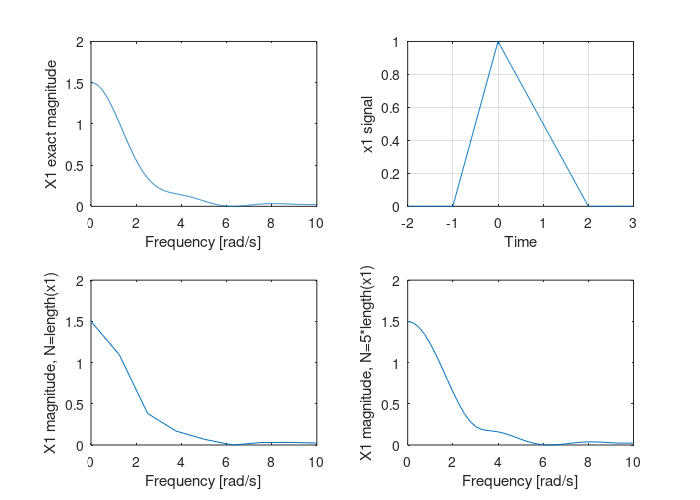
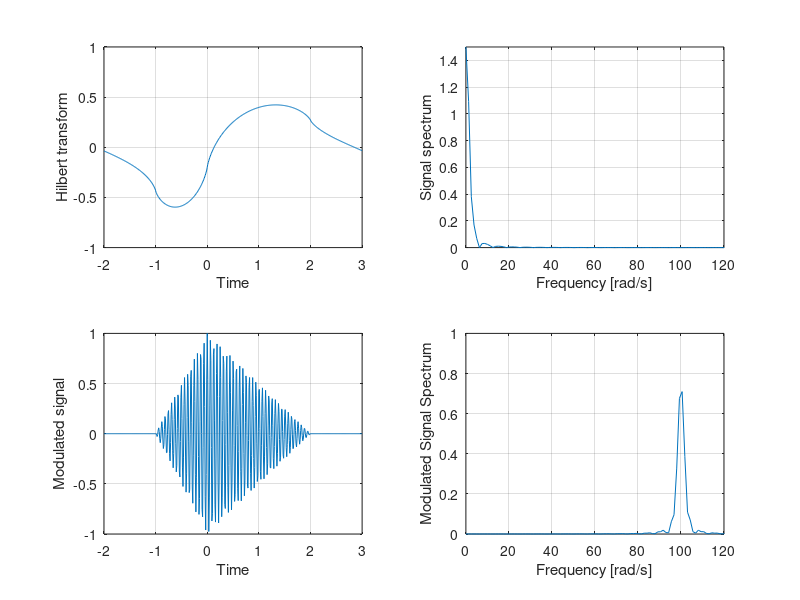

Here is the MATLAB script that generated these plots, in order: (Note: this script raises an error after producing the figures.)
paper_size = [7 5];
set (gcf, 'paperunits', 'inches');
set (gcf, 'papertype', '<custom>');
set (gcf, 'papersize', paper_size);
set (gcf, 'paperposition', [0, 0, paper_size]);

%% 1
w = 0.01:0.01:10;;;
Ts = 0.01;
X1exact = (exp(1i*0.5*w).*sinc(w/(2*pi)) ...
    -exp(-1i*w).*sinc(w/pi))./(1i*w);

t0=-2:Ts:-Ts-1;
t1=-1:Ts:-Ts;
t2=0:Ts:2;
t3=2+Ts:Ts:3;
t = [t0,t1,t2,t3];

x1 = [zeros(1,100), t1+1, 1-0.5*t2, zeros(1,100)];

N1 = length(x1);
X1N1 = Ts*fft(x1,N1);

k1 = 0:1:N1/2-1; %% fftindex
w1 = (2*pi*k1/N1)/Ts; %% fftfrequencies.

N2 = 5*length(x1); X1N2 = Ts*fft(x1,N2);
k2 = 0:1:N2/2-1; w2 = (2*pi*k2/N2)/Ts;

% input signal, exact fft, and matlab fft.
figure(1);
subplot(2,2,1);
plot(w,X1exact);
ylabel('X1 exact magnitude');
xlabel('Frequency [rad/s]');

subplot(2,2,2);
plot(t, x1); grid; 
ylabel('x1 signal');
xlabel('Time');

subplot(2,2,3);
plot(w1, abs(X1N1(1:N1/2))); axis([0, 10, 0, 2]);
xlabel('Frequency [rad/s]');
ylabel('X1 magnitude, N=length(x1)');

subplot(2,2,4);
plot(w2, abs(X1N2(1:N2/2))); axis([0, 10, 0, 2]);
xlabel('Frequency [rad/s]');
ylabel('X1 magnitude, N=5*length(x1)');

print ('-dpng', sprintf('ss4_%d.png',1 ))

%%%%%%%%%%%%%%%%%%%%%%%%%%%%%%%%%%%%%%%%%%%
%% 2
%

%???
wc = 100; fc = wc/(2*pi);
fs = 1/Ts;

hx1 = imag(hilbert(x1));
x1mod=x1.*cos(wc*t);
N=length(x1mod) - 1; 
X1= Ts*fft(x1,N); 
X1mod=Ts*fft( x1mod, N);

k = 0:1:N/2-1; 
w = (2*pi*k/N)/Ts;

figure(2);
subplot(2,2,1);
plot(t,hx1);
grid; axis([-2,3,-1,1]);
xlabel('Time'); ylabel('Hilbert transform');

subplot(2,2,2);
plot(w, abs(X1(1:N/2)));
grid; axis([0 120 0 1.5]);
xlabel('Frequency [rad/s]'); ylabel('Signal spectrum');

subplot(2,2,3);
plot(t,x1mod);
grid; % axis([1 ???    
xlabel('Time'); ylabel('Modulated signal');

subplot (2,2,4);
plot(w, abs(X1mod(1:N/2))); grid; 
axis([0 120 0 1]);
xlabel('Frequency [rad/s]'); ylabel('Modulated Signal Spectrum');

print ('-dpng', sprintf('ss4_%d.png',2 ))

%%%%%%%%%%%%%%%%%%%%%%%%%%%%%%%%%%%%%%%%%
%% 3
%

x1modSSB=modulate(x1,fc,fs,'amssb');
X1modSSB=Ts*fft(x1modSSB,N);

figure(3);
subplot(211);
plot(w, abs(X1modSSB(1:N/2))); %???
xlabel('Frequency [rad/s]');
ylabel('XmodSSB signal spectrum');

% upper SSB following
c1 = cos(2*pi*fc*t); % carier for origninal x(t)
c2 = sin(2*pi*fc*t); % carier for Hilbert transform x_hat(t)

x1c1mod = x1.*c1;  %modulation of original sig by sine
x1hil = imag(hilbert(1)); 
x1hilc2mod=x1hil.*c2; %modultaion of hilbert

% Office hours are only on non-lab weeks,
% wed 12:00-3:00, thurs 1:40-4:40

x1mod = x1c1mod-x1hilc2mod;
X1modUSSB=Ts*fft(x1mod,N);

subplot(212);
plot(w,abs(X1modUSSB(1:N/2)));
grid; axis([0 120 0 1.5]);
xlabel('Frequenct [rad/s]');
ylabel('XmodUSSB signal spectrum');
print ('-dpng', sprintf('ss4_%d.png',3 ))

%%%%%%%%%%%%%%%%%%%%%%%%%%%%%%%%%%%%%%%%%%%%%%%%
%% 4
% carrier 

x1demod = 4*demod(x1mod,fc,fs,'amssb');

figure(4);
subplot(2,2,1);
plot(t,x1); axis([-2 3 0 1]); ylabel('x1 signal'); xlabel('Time');
subplot(2,2,2);
plot(t,x1mod); ylabel('Modulated signal'); xlabel('Time');
subplot(2,2,3);
plot(t,x1demod); axis([-2 3 0 1]); ylabel('Demodulated signal'); xlabel('Time');

subplot(2,2,4); 
plot(w, abs(X1modUSSB(1:N/2)));
axis([0 120 0 1]); ylabel('Modulated Signal Spectrum'); xlabel('Frequency [rad/s]');
print ('-dpng', sprintf('ss4_%d.png',4 ))

%%%%%%%%%%%%%%%%%%%%%%%%%%%%%%%%%%%%%%%%%%%%%%%%%%%%%%%%
%% 5
%

fs = 1/Ts; fc = wc/(2*pi);
x1modTC=modulate(x1,fc,fs,'amdsb-tc',.1);
x1dem=demod(2*x1modTC', fc, fs, 'amdsb-tc',-.1);
X1modTC=Ts*fft(x1modTC,N);

figure(5);
subplot(2,2,1);
plot(t,x1); axis([-2 3 0 1]);
ylabel('x1 signal'); xlabel('Time');

subplot(2,2,2);
plot(t,x1modTC);
ylabel('AMDSB TC modulated signal');
xlabel('Time');

subplot(2,2,3);
plot(t,x1dem); axis([-2 3 0 1]);
ylabel('Demodulated signal');
xlabel('Time');

subplot(2,2,4);
plot(w, abs(X1modTC(1:N/2))); grid; 
axis([0 120 0 1]); ylabel('Modulated Signal Spectrum'); xlabel('Frequency [rad/s]');

print ('-dpng', sprintf('ss4_%d.png',5 ))
